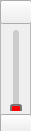
    <widget class="QFrame" name="skin_volume_frame">
     <property name="geometry">
      <rect>
       <x>309</x>
       <y>-1</y>
       <width>31</width>
       <height>131</height>
      </rect>
     </property>
     <property name="styleSheet">
      <string notr="true">
#skin_volume_frame{
	background-color: qlineargradient(spread:pad, x1:0.473178, y1:1, x2:0.489, y2:0, stop:0 rgba(31, 255, 107, 221), stop:1 rgba(255, 0, 4, 235));
	border-radius: 15px;
}

QSlider::groove:vertical {
                background: #ccc;
                width: 6px;
                border-radius: 3px;
                margin: 0px;
            }
            QSlider::handle:vertical {
                background: red;
                border: 2px solid #777;
                width: 6px; /* Adjust handle width to match the groove */
                height: 6px; /* Adjust handle height to match the groove */
                border-radius: 3px; /* Keep it circular */
                margin: -3px -3px; /* Adjust margins to center the handle */
            }</string>
     </property>
     <property name="frameShape">
      <enum>QFrame::StyledPanel</enum>
     </property>
     <property name="frameShadow">
      <enum>QFrame::Raised</enum>
     </property>
     <widget class="QPushButton" name="skin_add_volume_btn">
      <property name="geometry">
       <rect>
        <x>0</x>
        <y>0</y>
        <width>32</width>
        <height>24</height>
       </rect>
      </property>
      <property name="text">
       <string/>
      </property>
      <property name="icon">
       <iconset resource="resources.qrc">
        <normaloff>:/icons/res/Icons/plus.svg</normaloff>:/icons/res/Icons/plus.svg</iconset>
      </property>
      <property name="iconSize">
       <size>
        <width>32</width>
        <height>32</height>
       </size>
      </property>
     </widget>
     <widget class="QPushButton" name="skin_minus_volume_btn">
      <property name="geometry">
       <rect>
        <x>0</x>
        <y>114</y>
        <width>32</width>
        <height>20</height>
       </rect>
      </property>
      <property name="text">
       <string/>
      </property>
      <property name="icon">
       <iconset resource="resources.qrc">
        <normaloff>:/icons/res/Icons/minus.svg</normaloff>:/icons/res/Icons/minus.svg</iconset>
      </property>
      <property name="iconSize">
       <size>
        <width>32</width>
        <height>32</height>
       </size>
      </property>
     </widget>
     <widget class="QSlider" name="skin_volume_slider">
      <property name="geometry">
       <rect>
        <x>1</x>
        <y>30</y>
        <width>31</width>
        <height>81</height>
       </rect>
      </property>
      <property name="orientation">
       <enum>Qt::Vertical</enum>
      </property>
     </widget>
    </widget>
